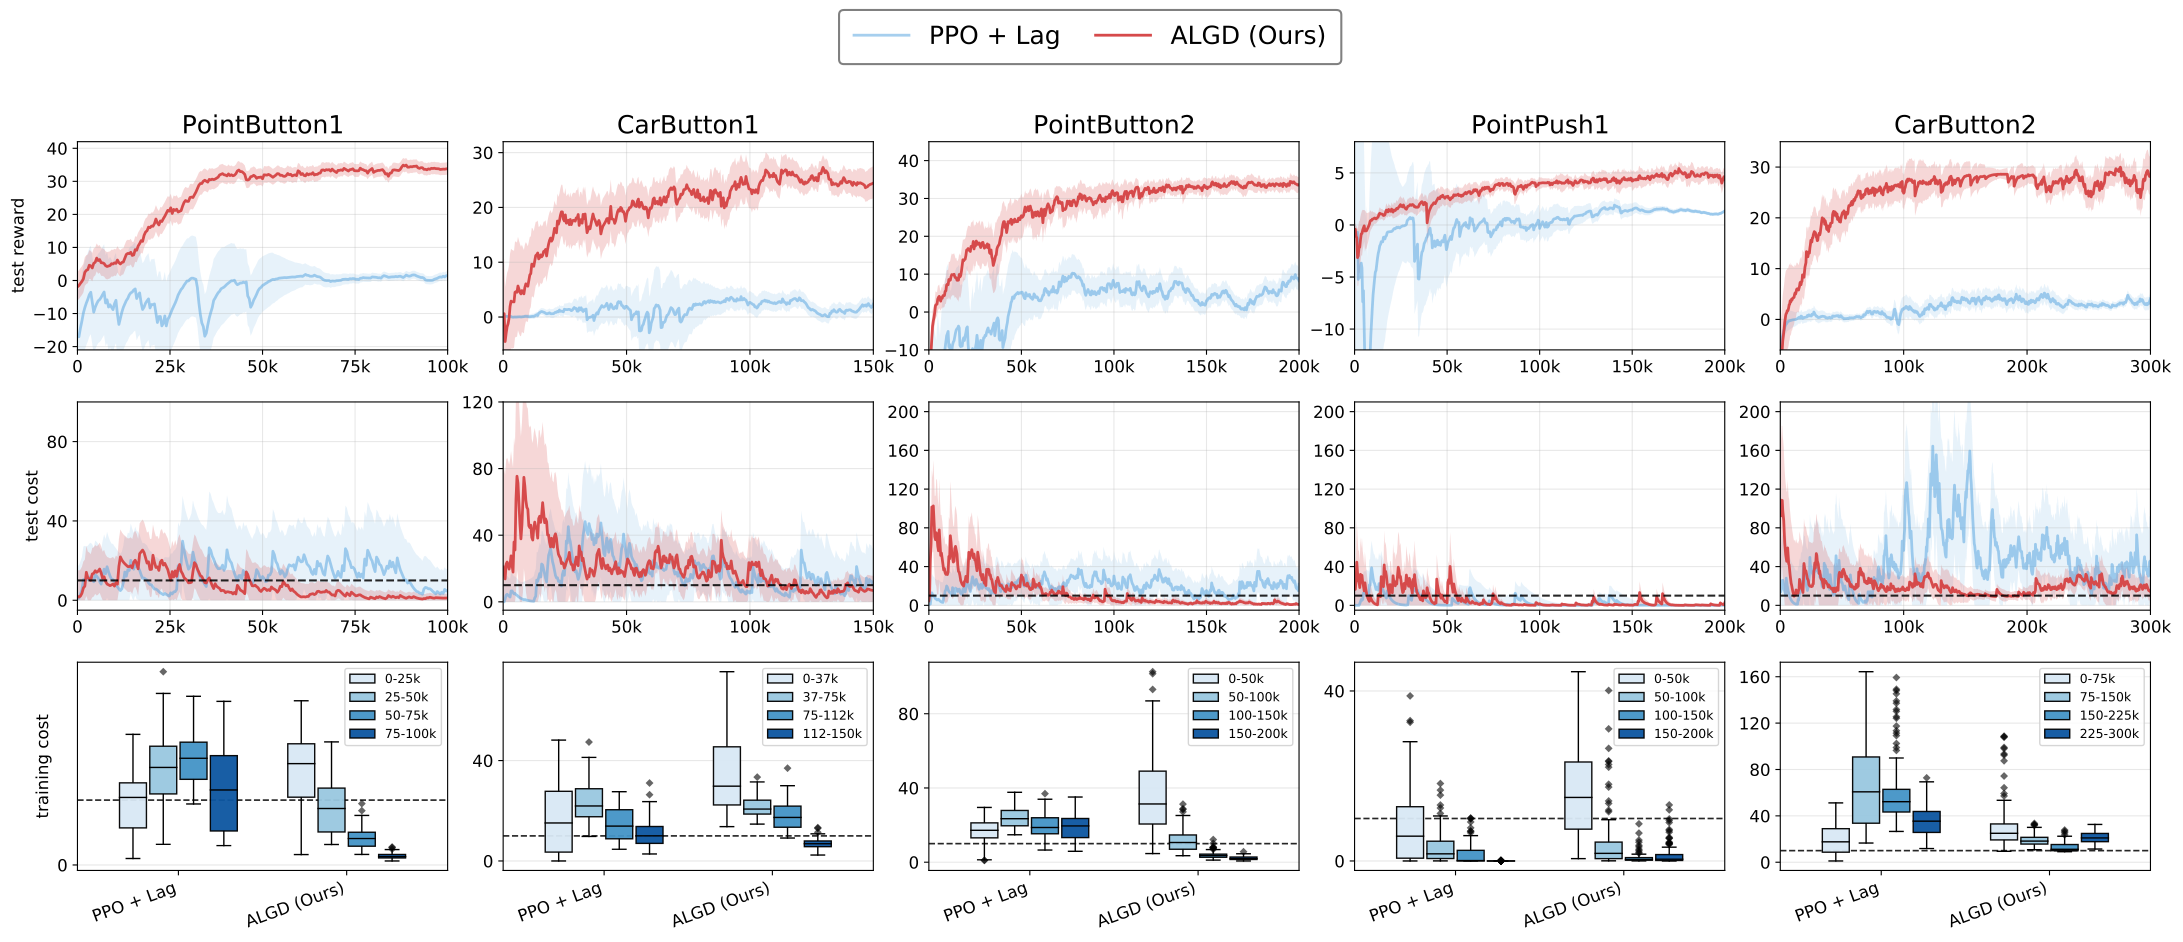

Reproduce this figure in Python.
import os
import numpy as np
import pandas as pd
import matplotlib.pyplot as plt
from matplotlib.ticker import FuncFormatter, MultipleLocator
import matplotlib.cm as cm

# ======================= 全局风格 =======================
plt.rcParams.update({
    "font.size": 12,
    "axes.titlesize": 18,
    # "axes.titleweight": "bold",
    "axes.labelsize": 12,
    "legend.fontsize": 18,
})

COST_Y_TICK_STEP = 40
TASK_REWARD_Y_TICK_STEP = {
    "PointButton1": 10,
    "CarButton1":   10,
    "PointButton2": 10,
    "PointPush1":   5,
    "CarButton2":   10,
}

# ======================= Baselines 配置 =======================
MODEL_LABELS = [
    "PPO + Lag",
    "ALGD (Ours)",
]

# 颜色与 label 一一对应
MODEL_COLORS = [
    # "#5ad7c3",
    # "#8a6bc7",  
    "#5da7df",  
    # "#7fd54c",
    "#d64a4b",
]
COLOR_MAP = dict(zip(MODEL_LABELS, MODEL_COLORS))

# “ours” 高亮，其余半透明（你也可改）
ALPHA_HIGHLIGHT = 1.0
ALPHA_OTHERS = 0.55
BAND_ALPHA = 0.15
OURS_BAND_ALPHA = 0.22

# Cost 阈值线
COST_THRESHOLD = 10

# ======================= Task 配置 =======================
# 你要画的列顺序
TASKS = [
    "PointButton1",
    "CarButton1",
    "PointButton2",
    "PointPush1",
    "CarButton2",
]

# 每个 task 的最大步数（用于 xlim & 分段）
TASK_MAX_STEP = {
    "PointButton1": 100_000,
    "CarButton1": 150_000,
    "PointButton2": 200_000,
    "PointPush1":   200_000,
    "CarButton2":   300_000,
}

# 每个 task 的 x tick 步长（更接近你图里的效果）
TASK_X_TICK_STEP = {
    "PointButton1": 25_000,
    "CarButton1":   50_000,
    "PointButton2": 50_000,
    "PointPush1":   50_000,
    "CarButton2":   100_000,
}

# ======================= 新增：每个 task 的 y 轴范围接口 =======================
TASK_REWARD_YLIM = {
    "PointButton1": (-21, 42),
    "CarButton1":   (-6, 32),
    "PointButton2": (-10, 45),
    "PointPush1":   (-12, 8),
    "CarButton2":   (-6, 35),
}

TASK_COST_YLIM = {
    "PointButton1": (-5, 100),        # 例如 (0, 100)
    "CarButton1":   (-5, 120),        # 例如 (0, 120)
    "PointButton2": (-5, 210),        # 例如 (0, 120)
    "PointPush1":   (-5, 210),        # 例如 (0, 120)
    "CarButton2":   (-5, 210),        # 例如 (0, 160)
}


# ======================= history路径 =======================
TASK_HISTORY_PATHS = {
    "PointButton1": {
        "PPO + Lag":     "../results/Safexp-PointButton1-v0/pointbutton1_ppolag/2025-12-17_20-13_seed9224/history_meanstd.csv",
        "ALGD (Ours)":   "../results/Safexp-PointButton1-v0/pointbutton1_algd/2025-12-04_23-21_seed2861/history_meanstd.csv",
    },
    "CarButton1": {
        "PPO + Lag":     "../results/Safexp-CarButton1-v0/carbutton1_ppolag/2025-12-17_20-27_seed2303/history_meanstd.csv",
        "ALGD (Ours)":   "../results/Safexp-CarButton1-v0/carbutton1_algd_MC/2025-11-28_23-04_seed9494/history_meanstd.csv",
    },
    "PointButton2": {
        "PPO + Lag":     "../results/Safexp-PointButton2-v0/pointbutton2_ppolag/2025-12-17_20-22_seed8657/history_meanstd.csv",
        "ALGD (Ours)":   "temp_history/pointbutton2_history_meanstd.csv",
    },
    "PointPush1": {
        "PPO + Lag":     "../results/Safexp-PointPush1-v0/pointpush1_ppolag/2025-12-17_20-26_seed9300/history_meanstd.csv",
        "ALGD (Ours)":   "temp_history/pointpush1_history_meanstd.csv",
    },
    "CarButton2": {
        "PPO + Lag":     "../results/Safexp-CarButton2-v0/carbutton2_ppolag/2025-12-17_20-41_seed548/history_meanstd.csv",
        "ALGD (Ours)":   "../results/Safexp-CarButton2-v0/carbutton2_algd/2025-12-09_12-07_seed7999/history_meanstd.csv",
    },
}

# ======================= 工具函数 =======================
def k_formatter(x, pos):
    x = float(x)
    if abs(x) >= 1000:
        return f"{int(x/1000)}k"
    return str(int(x))

# 这些平滑/伪 band 函数可以保留（不再使用也不影响）
def smooth_ema(values, weight=0.8):
    values = np.asarray(values, dtype=float)
    if len(values) == 0 or weight <= 0:
        return values
    smoothed = np.zeros_like(values)
    smoothed[0] = values[0]
    for i in range(1, len(values)):
        smoothed[i] = weight * smoothed[i - 1] + (1 - weight) * values[i]
    return smoothed

def compute_pseudo_band_single_run(values, mean_smoothing=0.8):
    values = np.asarray(values, dtype=float)
    T = len(values)
    if T == 0:
        return values, values, values

    mean = smooth_ema(values, mean_smoothing)
    diff = values - mean
    idx = np.arange(T)

    pos_mask = diff >= 0
    neg_mask = diff < 0

    def interp_from_mask(mask):
        if not np.any(mask):
            return np.zeros(T, dtype=float)
        x = idx[mask]
        y = diff[mask]
        if x.size == 1:
            return np.full(T, y[0], dtype=float)
        return np.interp(idx, x, y)

    upper_offset = interp_from_mask(pos_mask)
    lower_offset = interp_from_mask(neg_mask)

    upper = mean + upper_offset
    lower = mean + lower_offset
    return mean, lower, upper

# ======================= ✅ 更新：直接读取 mean/std_upper/std_lower =======================
def load_history(path):
    df = pd.read_csv(path)

    step = df["step"].to_numpy()

    # return
    ret_mean  = df["return_mean"].to_numpy()
    ret_upper = df["return_std_upper"].to_numpy()
    ret_lower = df["return_std_lower"].to_numpy()

    # cost
    cost_mean  = df["cost_mean"].to_numpy()
    cost_upper = df["cost_std_upper"].to_numpy()
    cost_lower = df["cost_std_lower"].to_numpy()

    return step, ret_mean, ret_lower, ret_upper, cost_mean, cost_lower, cost_upper

def safe_exists(path):
    return path is not None and str(path).strip() != "" and os.path.exists(path)

def clip_by_max_step(step, arr, max_step):
    mask = step <= max_step
    return step[mask], arr[mask]

def segment_labels(max_step, n_segments=4):
    edges = np.linspace(0, max_step, n_segments + 1, dtype=int)
    labels = []
    for i in range(n_segments):
        a = edges[i]
        b = edges[i + 1]
        labels.append(f"{int(a/1000)}-{int(b/1000)}k")
    return edges, labels

# ======================= 主绘图 =======================
def main(save_path="all_tasks_compare.pdf"):
    n_rows, n_cols = 3, len(TASKS)
    fig, axes = plt.subplots(n_rows, n_cols, figsize=(22, 9), sharex=False)
    if n_cols == 1:
        axes = axes.reshape(n_rows, 1)

    formatter = FuncFormatter(k_formatter)

    # 顶部统一 legend：只收集一次（按 MODEL_LABELS 顺序）
    legend_handles = {}

    # boxplot 用 4 段蓝色渐变
    seg_colors = [cm.Blues(x) for x in np.linspace(0.15, 0.85, 4)]

    for col, task in enumerate(TASKS):
        max_step = TASK_MAX_STEP[task]
        tick_step = TASK_X_TICK_STEP[task]

        ax_r = axes[0, col]
        ax_c = axes[1, col]
        ax_b = axes[2, col]

        ax_r.set_title(task)

        # ====== Reward / Cost 曲线 ======
        for label in MODEL_LABELS:
            path = TASK_HISTORY_PATHS.get(task, {}).get(label, None)
            if not safe_exists(path):
                continue

            # ✅ 直接读出 mean/lower/upper
            step, ret_mean, ret_lower, ret_upper, cost_mean, cost_lower, cost_upper = load_history(path)

            # ✅ 与原逻辑一致：按 max_step 裁剪
            mask = step <= max_step
            step_r = step[mask]
            step_c = step[mask]

            ret_mean  = ret_mean[mask]
            ret_lower = ret_lower[mask]
            ret_upper = ret_upper[mask]

            cost_mean  = cost_mean[mask]
            cost_lower = cost_lower[mask]
            cost_upper = cost_upper[mask]

            color = COLOR_MAP[label]
            is_ours = (label == "ALGD (Ours)")
            alpha_line = ALPHA_HIGHLIGHT if is_ours else ALPHA_OTHERS

            ax_r.fill_between(step_r, ret_lower, ret_upper, color=color, alpha=OURS_BAND_ALPHA if is_ours else BAND_ALPHA, linewidth=0)
            line_r, = ax_r.plot(step_r, ret_mean, color=color, linewidth=2, alpha=alpha_line)

            ax_c.fill_between(step_c, cost_lower, cost_upper, color=color, alpha=OURS_BAND_ALPHA if is_ours else BAND_ALPHA, linewidth=0)
            line_c, = ax_c.plot(step_c, cost_mean, color=color, linewidth=2, alpha=alpha_line)

            # legend 句柄全局只收集一次
            if label not in legend_handles:
                legend_handles[label] = line_c

        # 网格、阈值线
        ax_r.grid(True, alpha=0.3)
        ax_c.grid(True, alpha=0.3)
        if COST_THRESHOLD is not None:
            ax_c.axhline(COST_THRESHOLD, color="black", linestyle="--", linewidth=1.5, alpha=0.85)

        # x 轴：范围、刻度、k 格式；不显示 xlabel
        for ax in (ax_r, ax_c):
            ax.set_xlim(0, max_step)
            ax.xaxis.set_major_formatter(formatter)
            ax.xaxis.set_major_locator(MultipleLocator(tick_step))
            ax.set_xlabel("")

        # ====== 新增：按 task 设置 y 轴范围 ======
        r_ylim = TASK_REWARD_YLIM.get(task, None)
        if r_ylim is not None:
            ax_r.set_ylim(r_ylim[0], r_ylim[1])

        c_ylim = TASK_COST_YLIM.get(task, None)
        if c_ylim is not None:
            ax_c.set_ylim(c_ylim[0], c_ylim[1])
            
        # ====== 让 y 轴多一些刻度 ======
        ax_c.yaxis.set_major_locator(MultipleLocator(COST_Y_TICK_STEP))  # test cost 每 20
        ax_b.yaxis.set_major_locator(MultipleLocator(COST_Y_TICK_STEP))  # training cost (boxplot) 也每 20（可选但建议一致）

        r_tick = TASK_REWARD_Y_TICK_STEP.get(task, None)
        if r_tick is not None:
            ax_r.yaxis.set_major_locator(MultipleLocator(r_tick))        # reward 按 task 设置 10/5/...

        # y 标签只放第一列
        if col == 0:
            ax_r.set_ylabel("test reward")
            ax_c.set_ylabel("test cost")
            ax_b.set_ylabel("training cost")
        else:
            ax_r.set_ylabel("")
            ax_c.set_ylabel("")
            ax_b.set_ylabel("")

        # ====== Boxplot：把总 step 均分 4 段 ======
        ax_b.grid(True, axis="y", alpha=0.3)
        ax_b.set_xlabel("")

        present_labels = []
        for label in MODEL_LABELS:
            path = TASK_HISTORY_PATHS.get(task, {}).get(label, None)
            if safe_exists(path):
                present_labels.append(label)

        if len(present_labels) == 0:
            ax_b.set_xticks([])
            ax_b.set_yticks([])
            continue

        edges, seg_leg_labels = segment_labels(max_step, n_segments=4)

        x_base = np.arange(len(present_labels), dtype=float)
        offsets = np.linspace(-0.27, 0.27, 4)
        box_width = 0.16

        seg_handles = []
        for s in range(4):
            data_for_seg = []
            for label in present_labels:
                # ✅ 直接读取 cost_mean（用于段内 boxplot）
                step, _, _, _, cost_mean, _, _ = load_history(TASK_HISTORY_PATHS[task][label])

                lo, hi = edges[s], edges[s + 1]
                mask = (step >= lo) & (step <= hi)
                vals = cost_mean[mask]
                if vals.size == 0:
                    vals = np.array([np.nan])
                data_for_seg.append(vals)

            positions = x_base + offsets[s]
            bp = ax_b.boxplot(
                data_for_seg,
                positions=positions,
                widths=box_width,
                patch_artist=True,
                showfliers=True,
                manage_ticks=False,
                flierprops=dict(
                    marker='D',                 # 菱形
                    markersize=4,               # 大小可调
                    markerfacecolor="black",  # 实心填充（也可以用 "black"）
                    markeredgecolor="black",  # 边框同色
                    markeredgewidth=0.0,        # 不要空心效果
                    alpha=0.6
                )
            )

            for patch in bp["boxes"]:
                patch.set_facecolor(seg_colors[s])
                patch.set_edgecolor("black")
                patch.set_alpha(0.95)
            for element in ["whiskers", "caps", "medians"]:
                for item in bp[element]:
                    item.set_color("black")
                    item.set_linewidth(1.0)

            seg_handles.append(bp["boxes"][0])

        ax_b.set_xlim(-0.6, len(present_labels) - 0.4)
        ax_b.set_xticks(x_base)
        ax_b.set_xticklabels(present_labels, rotation=20, ha="right")

        if COST_THRESHOLD is not None:
            ax_b.axhline(COST_THRESHOLD, color="black", linestyle="--", linewidth=1.2, alpha=0.85)

        ax_b.legend(
            seg_handles,
            seg_leg_labels,
            loc="upper right",
            frameon=True,
            fontsize=9,
        )

    # ====== 顶部统一 legend（新增：黑色圆角矩形框） ======
    ordered_handles = []
    ordered_labels = []
    for lb in MODEL_LABELS:
        if lb in legend_handles:
            ordered_handles.append(legend_handles[lb])
            ordered_labels.append(lb)

    leg = fig.legend(
        ordered_handles,
        ordered_labels,
        loc="upper center",
        ncol=len(MODEL_LABELS),
        frameon=True,          # 开启边框
        fancybox=True,         # 圆角
        bbox_to_anchor=(0.5, 1.06),
        borderpad=0.6,
        handlelength=2.2,
        columnspacing=1.4,
    )
    
    frame = leg.get_frame()
    frame.set_edgecolor("grey")
    frame.set_linewidth(1.5)
    frame.set_facecolor("white")
    frame.set_alpha(1.0)

    plt.tight_layout(rect=[0, 0, 1, 0.95])
    plt.subplots_adjust(wspace=0.15, hspace=0.25)

    plt.savefig(save_path, bbox_inches="tight")
    print(f"[Saved] {save_path}")


if __name__ == "__main__":
    main("onpolicy_safetygym.pdf")
